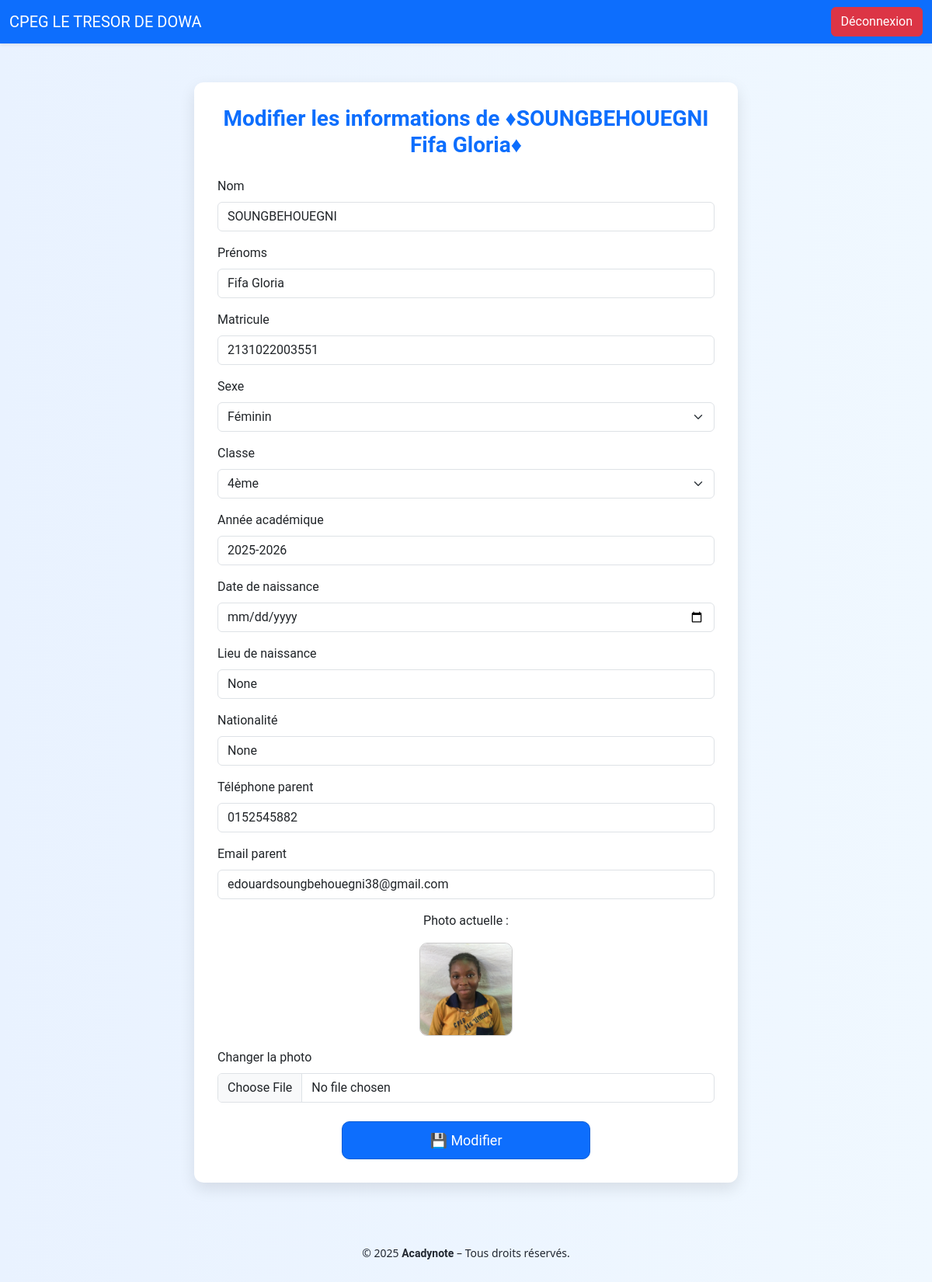
Screenshot of /modifier_eleve/4ème/1/2025-2026/ with the database file from the repository.
### myapp/models.py (models this page shows, shortened)
class Login(models.Model):
    username = models.CharField(max_length=100)
    school_name = models.CharField(max_length=100)
    password = models.CharField(max_length=100)
    email= models.CharField(max_length=100)
    numero = models.CharField(max_length=100)
    name = models.CharField(max_length=100,null=True)
    profile_image = models.ImageField(upload_to="profile_images/", blank=True, null=True)
    coin_droit = models.ImageField(upload_to="cartes/recto/", blank=True, null=True)
    fond_verso = models.ImageField(upload_to="cartes/verso/", blank=True, null=True)

class Eleve(models.Model):
    nom = models.CharField(max_length=100)
    prenoms = models.CharField(max_length=100)
    classe = models.CharField(max_length=50)
    annee_academique = models.CharField(max_length=50)
    sexe = models.CharField(max_length=10, choices=[('M', 'Masculin'), ('F', 'Feminin')])  # Exemple
    date_enregistrement = models.DateTimeField(auto_now_add=True)
    matricule = models.CharField(max_length=50,null=True)
    telephone_parent = models.CharField(max_length=15, blank=True, null=True)  # exemple
    email_parent = models.CharField(max_length=15, blank=True, null=True)  # exemple
    date_naissance = models.DateField(blank=True, null=True)
    lieu_naissance = models.CharField(max_length=100, blank=True, null=True)
    nationalite = models.CharField(max_length=50, blank=True, null=True)
    profile_eleve = models.ImageField(upload_to="profile_images/", blank=True, null=True)

### myapp/views.py (the view, shortened to what this page needs)
# urls.py: path('modifier_eleve/<str:classe>/<int:eleve_id>/<str:annee>/', views.modifier_eleve, name='modifier_eleve'),
def modifier_eleve(request, classe, eleve_id, annee):
    eleve = get_object_or_404(Eleve, id=eleve_id, classe=classe)
    annee_academique = annee
    user = Login.objects.first()
    school_name = user.school_name if user else ""
    return render(request, "modifier_eleve.html", {
        "eleve": eleve,
        "classe": classe,
        "school_name": school_name,
        "annee_academique": annee_academique
    })

### myapp/templates/modifier_eleve.html (shortened to what this page needs)
<!DOCTYPE html>
<html lang="fr">
    {% load static %}
<head>
  <link href="{% static 'css/bootstrap.min.css' %}" rel="stylesheet" />
</head>
<body>
<nav class="navbar navbar-expand-lg navbar-dark bg-primary shadow-sm">
  <div class="container-fluid">
    {% if classe == "3ème" %}
      <a class="navbar-brand" href="{% url 'afficher_troisieme' annee=annee_academique %}">{{ school_name }}</a>
    {% elif classe == "4ème" %}
      <a class="navbar-brand" href="{% url 'afficher_quatrieme' annee=annee_academique %}">{{ school_name }}</a>
    {% elif classe == "5ème" %}
      <a class="navbar-brand" href="{% url 'afficher_cinquieme' annee=annee_academique %}">{{ school_name }}</a>
    {% elif classe == "6ème" %}
      <a class="navbar-brand" href="{% url 'afficher_sixieme' annee=annee_academique %}">{{ school_name }}</a>
    {% else %}
      <span class="navbar-brand text-warning">Classe non reconnue</span>
    {% endif %}
    <div class="collapse navbar-collapse" id="navbarNav">
      <ul class="navbar-nav ms-auto">
        <li class="nav-item">
          <a class="btn btn-danger" onclick="afficher()" href="{% url 'login' %}">Déconnexion</a>
        </li>
      </ul>
    </div>
  </div>
</nav>
<div class="form-container">
  <h5 class="text-center">Modifier les informations de ♦{{ eleve.nom }} {{ eleve.prenoms }}♦</h5>
  <form method="POST" enctype="multipart/form-data">
    <div class="mb-3">
      <label for="name" class="form-label">Nom</label>
      <input type="text" class="form-control" id="name" name="nom" value="{{ eleve.nom }}" required />
    </div>
    <div class="mb-3">
      <label for="surname" class="form-label">Prénoms</label>
      <input type="text" class="form-control" id="surname" name="prenoms" value="{{ eleve.prenoms }}" required />
    </div>
    <div class="mb-3">
      <label for="matricule" class="form-label">Matricule</label>
      <input type="text" class="form-control" id="matricule" name="matricule" value="{{ eleve.matricule }}" />
    </div>
    <div class="mb-3">
      <label for="gender" class="form-label">Sexe</label>
      <select class="form-select" id="gender" name="sexe">
        <option value="F" {% if eleve.sexe == 'F' %}selected{% endif %}>Féminin</option>
      </select>
    </div>
    <div class="mb-3">
      <label for="classe" class="form-label">Classe</label>
      <select class="form-select" id="classe" name="classe">
        <option value="4ème" {% if eleve.classe == '4ème' %}selected{% endif %}>4ème</option>
      </select>
    </div>
    <div class="mb-3">
      <label for="academicYear" class="form-label">Année académique</label>
      <input type="text" class="form-control" id="academicYear" name="annee_academique" value="{{ eleve.annee_academique }}" required />
    </div>
<div class="mb-3">
  <label for="date_naissance" class="form-label">Date de naissance</label>
  <input type="date" class="form-control" id="date_naissance" name="date_naissance"
         value="{{ eleve.date_naissance|date:'Y-m-d' }}">
</div>
<div class="mb-3">
  <label for="lieu_naissance" class="form-label">Lieu de naissance</label>
  <input type="text" class="form-control" id="lieu_naissance" name="lieu_naissance"
         value="{{ eleve.lieu_naissance }}" placeholder="Lieu de naissance">
</div>
<div class="mb-3">
  <label for="nationalite" class="form-label">Nationalité</label>
  <input type="text" class="form-control" id="nationalite" name="nationalite"
         value="{{ eleve.nationalite }}" placeholder="Ex: Béninoise">
</div>
    <div class="mb-3">
      <label for="telephone_parent" class="form-label">Téléphone parent</label>
      <input type="text" class="form-control" id="telephone_parent" name="telephone_parent" value="{{ eleve.telephone_parent }}" placeholder="Téléphone parent">
    </div>
    <div class="mb-3">
      <label for="email_parent" class="form-label">Email parent</label>
      <input type="email" class="form-control" id="email_parent" name="email_parent" value="{{ eleve.email_parent }}" placeholder="Email parent">
    </div>
    {% if eleve.profile_eleve %}
    <div class="mb-3 text-center">
      <p>Photo actuelle :</p>
      <img src="{{ eleve.profile_eleve.url }}" alt="Photo actuelle"
           style="width:120px; height:120px; object-fit:cover; border-radius:10px; border:1px solid #ccc;">
    </div>
    {% endif %}
    <div class="mb-4">
      <label for="profile_eleve" class="form-label">Changer la photo</label>
      <input type="file" class="form-control" id="profile_eleve" name="profile_eleve" accept="image/*" />
    </div>
    <div class="d-flex justify-content-center">
      <button type="submit" class="btn btn-primary w-50">💾 Modifier</button>
    </div>
  </form>
</div>
<footer>
  &copy; 2025 <strong>Acadynote</strong> – Tous droits réservés.
</footer>
</body>
</html>

### myapp/templates/modifier_eleve.html (style rules this page uses)
* { font-family: "Roboto", sans-serif; scroll-behavior: smooth; box-sizing: border-box; transition: all 0.3s ease; }
body { background: linear-gradient(to right, #e9f2ff, #f0f8ff); }
.form-container { background-color: #fff; padding: 30px; border-radius: 12px; box-shadow: 0 8px 20px rgba(0, 0, 0, 0.1); max-width: 700px; margin: 50px auto; }
h5 { color: #0d6efd; font-size: 28px; font-weight: bold; margin-bottom: 25px; }
.btn-primary { background-color: #0d6efd; border-color: #0b5ed7; font-size: 18px; padding: 10px 20px; border-radius: 10px; }
a { text-decoration: none; color: white; }
footer { text-align: center; padding: 30px 10px; font-size: 14px; color: #222831; font-family: 'Segoe UI', Verdana, sans-serif; }

### rows the page displays
Login: school_name "CPEG LE TRESOR DE DOWA"
Eleve: nom "SOUNGBEHOUEGNI", prenoms "Fifa Gloria", matricule "2131022003551", sexe "Féminin", classe "4ème", annee_academique "2025-2026", lieu_naissance "None", nationalite "None", telephone_parent "0152545882", email_parent "edouardsoungbehouegni38@gmail.com", profile_eleve (picture)
